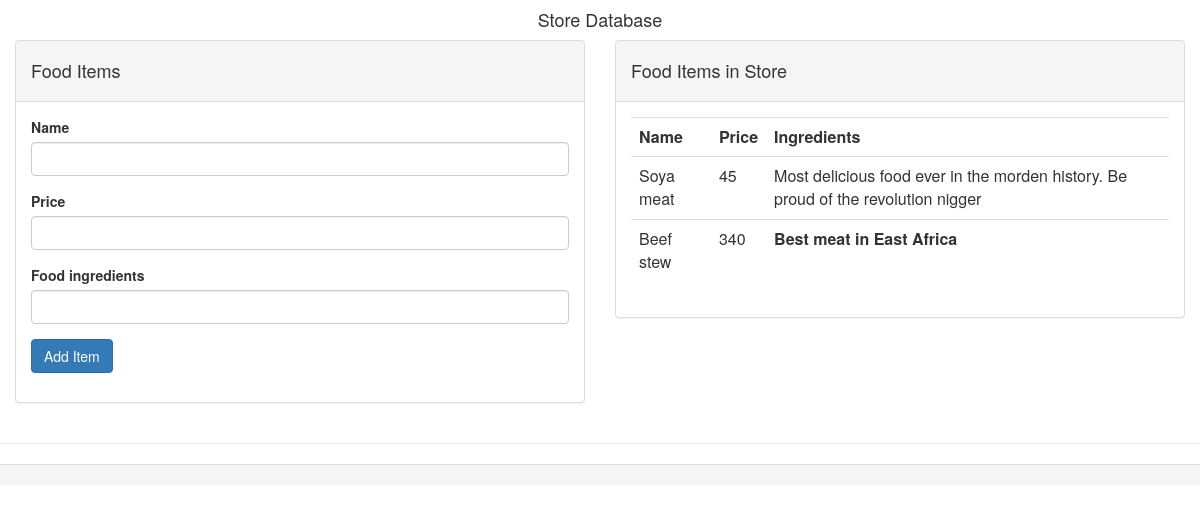
Page /pages/new.php on the committed database.
### tables this page shows
CREATE TABLE `foods` (
  `id` int(11) NOT NULL,
  `name` varchar(50) NOT NULL,
  `price` double NOT NULL,
  `contents` text NOT NULL,
  `image` varchar(255) NOT NULL,
  `category` varchar(255) NOT NULL,
  `quantity_remaining` int(10) NOT NULL,
  `qntytype` varchar(255) NOT NULL
);

### pages/new.php (the view, shortened to what this page needs)
<?php
require('dbconnect.php');
?>
<html>
<head>
		<link rel="stylesheet" href="css/bootstrap.min.css" />
</head>
<body bgcolor="#F5F5DC">
<div class="container-fluid">
<h4 align="center">Store Database</h4>
  <div class="row">
    <div class="col-sm-6">
    	<div class="panel panel-default">
  <div class="panel-heading"><h4>Food Items</h4></div>
  <div class="panel-body">
    	<form role="form" method="post" action="new.php">
    	<div class="form-group">
    <label for="pwd">Name</label>
    <input type="text" name="name" class="form-control" id="name">
  </div>
  <div class="form-group">
    <label for="details">Price</label>
    <input type="text" name="price" class="form-control" id="price">
  </div>
  <div class="form-group">
    <label for="pwd">Food ingredients</label>
    <input type="text"  cols="40" rows="5" name="ing" class="form-control" id="ing">
  </div>
  <button type="submit"  name="update" class="btn btn-primary">Add Item</button>
</form>
 </div>
 </div>
    </div>
    <div class="col-sm-6">
    	<div class="panel panel-default">
  <div class="panel-heading"><h4>Food Items in Store</h4></div>
  <div class="panel-body">
	<?php
$result=mysqli_query($con,"SELECT * from foods ");
     echo "<table class='table table-hover'><tr><th>Name</th><th>Price</th><th>Ingredients</th></tr>";
	for($i=1;$i<=100;$i++)
	{
					while($row=mysqli_fetch_array($result))
  {
            echo "<tr><td>".$row['name']."</td><td>".$row['price']."</td><td>".$row['contents']."</td> </tr>";
          }
          echo "</table>";
        }
 ?>
 </div>
 </div>
    </div>
  </div>
</div>
<hr />
			<div class="panel-footer" style="text-align: center">
		</div>
</body>
</html>

### rows in the picture
foods: name "Soya meat", price "45", contents "Most delicious food ever in the morden history. Be proud of the revolution nigger"
foods: name "Beef stew", price "340", contents "Best meat in East Africa"
